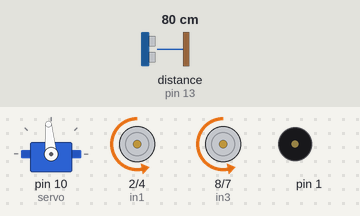
Bench run of a sketch on a simulated Teensy 3. Shown: servo, motor-driver pin pairs drawn as motors (green arrow = first pin HIGH = forward, orange = second pin HIGH = backward, longer = more drive, scaled by the enable pin), buzzer (waves = sounding). The test bench sets the inputs (shaded band); at power-on: distance to the obstacle (sensor on pin 13) 80 cm. The echo pulse lasts 58.3 µs per cm.

Above: at 1.2 s.
1.3 s: distance to the obstacle (sensor on pin 13) set to 30 cm
2.8 s: distance to the obstacle (sensor on pin 13) set to 24 cm
At 3.4 s:
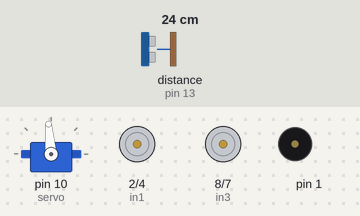
At 6.2 s:
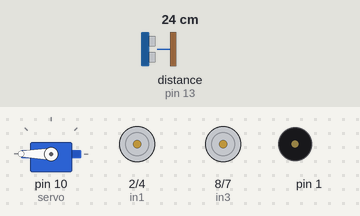
Timing chart, 0 to 17.1 s (numbered marks = the images above; inputs shaded):
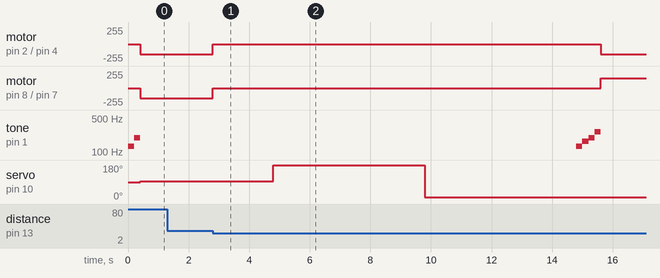

Measured:
- the behaviour switches between 28 and 27 cm on distance to the obstacle (sensor on pin 13) (found by bisection; images 0 and 1)
- after the input at 1.3 s, every drawn part: stays the same
- after the input at 2.8 s, motor on pin 2 (in1) / pin 4 (in2): backward 150/255 → stopped at once, → backward 150/255 12.8 s later; motor on pin 8 (in3) / pin 7 (in4): backward 150/255 → stopped at once, → forward 150/255 12.8 s later

The sketch:

synchrobot.ino
```cpp
#include "Explorer.h"

Explorer explorer;

void setup() {
    explorer.init();
    explorer.explore();
}

void loop() {
}
```

Explorer.h
```cpp
#ifndef Explorer_h
#define Explorer_h
#include "Arduino.h"
#include "Motors.h"
#include "Sonar.h"
#include "Piezo.h"
#include <Servo.h>

class Explorer {
  public:
    void init();
    void explore();
    void servoLeft();
    void servoFrontLeft();
    void servoFront();
    void servoFrontRight();
    void servoRight();
    Motors motors;
    Servo servo;
    Sonar sonar;
    Piezo piezo;
};

void Explorer::init() {
    this->piezo.init(1);
    this->sonar.init(12, 13);
    this->servo.attach(10);
}

void Explorer::explore() {
    while(true) {
        this->piezo.beep();
        this->servoFront();
        int distance = this->sonar.getDistance();
        while(distance > 10) {
            this->motors.forward();
            distance = this->sonar.getDistance();
        }
        this->motors.stop();
        delay(2000);
        this->servoLeft();
        delay(5000);
        this->servoRight();
        delay(5000);
        this->piezo.happy();
        this->motors.clockwise();
        delay(3000);
        this->motors.stop();
        delay(3000);
    }
    // this->piezo.beep();
    // while(true) {
    //     int distance = this->sonar.getDistance();
    //     if(distance < 10) {
    //         this->motors.stop();
    //         this->piezo.happy();
    //         int distances[5];
    //         this->servoLeft();
    //         distances[0] = this->sonar.getDistance();
    //         this->servoFrontLeft();
    //         distances[1] = this->sonar.getDistance();
    //         this->servoFront();
    //         distances[2] = this->sonar.getDistance();
    //         this->servoFrontRight();
    //         distances[3] = this->sonar.getDistance();
    //         this->servoRight();
    //         distances[4] = this->sonar.getDistance();
    //         this->servoFront();
    //         int longest = 0;
    //         for(int i = 1; i < 5; i++) {
    //             longest = distances[i] > longest ? i : longest;
    //         }
    //         this->piezo.error();
    //         switch(longest) {
    //             case 0:
    //                 this->motors.counterclockwise();
    //                 delay(500);
    //             case 1:
    //                 this->motors.counterclockwise();
    //                 delay(500);
    //                 break;
    //             case 4:
    //                 this->motors.clockwise();
    //                 delay(500);
    //             case 3:
    //                 this->motors.clockwise();
    //                 delay(500);
    //                 break;
    //             case 2:
    //             default:
    //                 break;
    //         }
    //         this->piezo.beep();
    //     } else {
    //         this->piezo.beep();
    //         this->motors.forward();
    //         delay(50);
    //     }
    // }
    // this->piezo.sad();
}

void Explorer::servoLeft() {
    this->servo.write(180);
}

void Explorer::servoFrontLeft() {
    this->servo.write(135);
}

void Explorer::servoFront() {
    this->servo.write(95);
}

void Explorer::servoFrontRight() {
    this->servo.write(45);
}

void Explorer::servoRight() {
    this->servo.write(10);
}
#endif
```

Motors.h
```cpp
#ifndef motors_h
#define motors_h
#include "Arduino.h"

const int enA = 3;
const int in1 = 2;
const int in2 = 4;
const int in3 = 8;
const int in4 = 7;
const int enB = 6;
const boolean A = true;
const boolean B = false;
const boolean FORWARD = false;
const boolean BACKWARD = true;
const int topSpeed = 200;
const int middleSpeed = 150;
const int bottomSpeed = 100;
const int normalSpeed = middleSpeed;

class Motors {
  public:
    Motors();
    void stop();
    void forward();
    void forward(boolean a);
    void backward();
    void backward(boolean a);
    void clockwise();
    void counterclockwise();
    void stopMotor(boolean a);
    void setMotor(boolean a, boolean forward, int speed);
    void setMotorDirection(boolean a, boolean forward);
    void setMotorSpeed(boolean a, int speed);
    void demo();
};

Motors::Motors() {
    pinMode(enA, OUTPUT);
    pinMode(in1, OUTPUT);
    pinMode(in2, OUTPUT);
    pinMode(enB, OUTPUT);
    pinMode(in3, OUTPUT);
    pinMode(in4, OUTPUT);
}

void Motors::stop() {
    stopMotor(A);
    stopMotor(B);
}

void Motors::forward() {
    setMotor(A, FORWARD, normalSpeed);
    setMotor(B, FORWARD, normalSpeed);
}

void Motors::backward() {
    setMotor(A, BACKWARD, normalSpeed);
    setMotor(B, BACKWARD, normalSpeed);
}

void Motors::forward(boolean a) {
    setMotor(a ? A : B, FORWARD, normalSpeed);
}

void Motors::backward(boolean a) {
    setMotor(a ? A : B, BACKWARD, normalSpeed);
}

void Motors::clockwise() {
    setMotor(A, FORWARD, normalSpeed);
    setMotor(B, BACKWARD, normalSpeed);
}

void Motors::counterclockwise() {
    setMotor(A, BACKWARD, normalSpeed);
    setMotor(B, FORWARD, normalSpeed);
}

void Motors::stopMotor(boolean a) {
    digitalWrite(a ? in1 : in3, LOW);
    digitalWrite(a ? in2 : in4, LOW);
}

void Motors::setMotor(boolean a, boolean forward, int speed) {
    setMotorDirection(a, forward);
    setMotorSpeed(a, speed);
}

void Motors::setMotorDirection(boolean a, boolean forward) {
    digitalWrite(a ? in1 : in3, forward ? HIGH : LOW);
    digitalWrite(a ? in2 : in4, forward ? LOW : HIGH);
}

void Motors::setMotorSpeed(boolean a, int speed) {
    analogWrite(a ? enA : enB, speed);
}

void Motors::demo() {
    this->forward();
    delay(2000);
    this->stop();
    delay(2000);
    this->backward();
    delay(2000);
    this->stop();
    delay(2000);
    this->clockwise();
    delay(2000);
    this->stop();
    delay(2000);
    this->counterclockwise();
    delay(2000);
    this->stop();
    delay(2000);
    this->forward(A);
    delay(2000);
    this->stop();
    delay(2000);
    this->forward(B);
    delay(2000);
    this->stop();
    delay(5000);
}

#endif
```

Piezo.h
```cpp
#ifndef Piezo_h
#define Piezo_h
#include "Arduino.h"
#include "tones.h"

class Piezo {
  public:
    void init(int pin);
    void beep(int note, int duration, int pause);
    void beep(int note, int duration);
    void beep(int tone);
    void sad();
    void happy();
    void beep();
    void error();
  private:
    int pin;
};

void Piezo::init(int pin) {
  this->pin = pin;
  pinMode(pin, OUTPUT);
  digitalWrite(pin, LOW);
}

void Piezo::beep(int note, int duration, int pause) {
    tone(pin, note, duration);
    delay(pause);
    noTone(pin);
}

void Piezo::beep(int note, int duration) {
    this->beep(note, duration, 200);
}

void Piezo::beep(int note) {
    this->beep(note, 200, 200);
}

void Piezo::sad() {
    this->beep(NOTE_E3, 1000);
    this->beep(NOTE_DS3, 1000);
    this->beep(NOTE_D3, 1000);
    this->beep(NOTE_CS3, 1000);
    this->beep(NOTE_C3, 2000);
}

void Piezo::happy() {
    this->beep(NOTE_C3, 1000);
    this->beep(NOTE_E3, 1000);
    this->beep(NOTE_G3, 1000);
    this->beep(NOTE_C4, 600);
}

void Piezo::beep() {
    this->beep(NOTE_C3);
    this->beep(NOTE_G3, 1000);
}

void Piezo::error() {
    this->beep(NOTE_G3);
    this->beep(NOTE_C3, 1000);
}
#endif
```

Sonar.h
```cpp
#ifndef Sonar_h
#define Sonar_h
#include "Arduino.h"
#include "src/NewPing/NewPing.h"

class Sonar {
  public:
    void init(int trig, int echo);
    String getDistanceReading();
    int getDistance();
  private:
    NewPing* sonar;
    String format(int inches);
    int toFeet(int inches);
    int toRemainingInches(int inches);
};

void Sonar::init(int trig, int echo) {
  sonar = new NewPing(trig, echo);
}

int Sonar::getDistance() {
    int distance = this->sonar->ping_in();
    while(distance == 0) {
        distance = this->sonar->ping_in();
    }
    return distance;
}

String Sonar::getDistanceReading() {
  return format(this->getDistance());
}

String Sonar::format(int inches) {
  return String(toFeet(inches)) + "\"" + String(toRemainingInches(inches)) + "'";
}

int Sonar::toFeet(int inches) {
  return inches / 12;
}

int Sonar::toRemainingInches(int inches) {
  return inches % 12;
}
#endif
```

tones.h
```cpp
/*************************************************
 * Public Constants
 *************************************************/

#define NOTE_B0  31
#define NOTE_C1  33
#define NOTE_CS1 35
#define NOTE_D1  37
#define NOTE_DS1 39
#define NOTE_E1  41
#define NOTE_F1  44
#define NOTE_FS1 46
#define NOTE_G1  49
#define NOTE_GS1 52
#define NOTE_A1  55
#define NOTE_AS1 58
#define NOTE_B1  62
#define NOTE_C2  65
#define NOTE_CS2 69
#define NOTE_D2  73
#define NOTE_DS2 78
#define NOTE_E2  82
#define NOTE_F2  87
#define NOTE_FS2 93
#define NOTE_G2  98
#define NOTE_GS2 104
#define NOTE_A2  110
#define NOTE_AS2 117
#define NOTE_B2  123
#define NOTE_C3  131
#define NOTE_CS3 139
#define NOTE_D3  147
#define NOTE_DS3 156
#define NOTE_E3  165
#define NOTE_F3  175
#define NOTE_FS3 185
#define NOTE_G3  196
#define NOTE_GS3 208
#define NOTE_A3  220
#define NOTE_AS3 233
#define NOTE_B3  247
#define NOTE_C4  262
#define NOTE_CS4 277
#define NOTE_D4  294
#define NOTE_DS4 311
#define NOTE_E4  330
#define NOTE_F4  349
#define NOTE_FS4 370
#define NOTE_G4  392
#define NOTE_GS4 415
#define NOTE_A4  440
#define NOTE_AS4 466
#define NOTE_B4  494
#define NOTE_C5  523
#define NOTE_CS5 554
#define NOTE_D5  587
#define NOTE_DS5 622
#define NOTE_E5  659
#define NOTE_F5  698
#define NOTE_FS5 740
#define NOTE_G5  784
#define NOTE_GS5 831
#define NOTE_A5  880
#define NOTE_AS5 932
#define NOTE_B5  988
#define NOTE_C6  1047
#define NOTE_CS6 1109
#define NOTE_D6  1175
#define NOTE_DS6 1245
#define NOTE_E6  1319
#define NOTE_F6  1397
#define NOTE_FS6 1480
#define NOTE_G6  1568
#define NOTE_GS6 1661
#define NOTE_A6  1760
#define NOTE_AS6 1865
#define NOTE_B6  1976
#define NOTE_C7  2093
#define NOTE_CS7 2217
#define NOTE_D7  2349
#define NOTE_DS7 2489
#define NOTE_E7  2637
#define NOTE_F7  2794
#define NOTE_FS7 2960
#define NOTE_G7  3136
#define NOTE_GS7 3322
#define NOTE_A7  3520
#define NOTE_AS7 3729
#define NOTE_B7  3951
#define NOTE_C8  4186
#define NOTE_CS8 4435
#define NOTE_D8  4699
#define NOTE_DS8 4978
```
